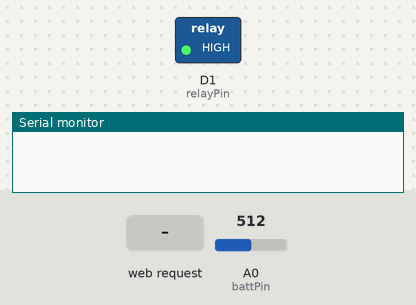
Simulated run of this sketch. Board: ESP8266 (NodeMCU). On the bench: switched loads named in the sketch (green lamp = pin HIGH), the last lines printed to the serial monitor. Inputs (shaded band) come from the test bench; at power-on: A0 (battPin) = 512. WiFi joins after 1.5 s; servers stay silent unless stated; network time is answered at once with the bench clock; the local clock reads 2024-03-15 10:24:30 at power-on unless the sketch sets it.

Above: at 0.1 s.
At 2.7 s:
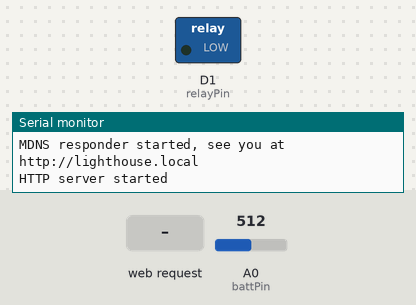
2.8 s: HTTP request GET / received
4.3 s: HTTP request GET /toggle received
Timing chart, 0 to 7.3 s (numbered marks = the images above; inputs shaded):
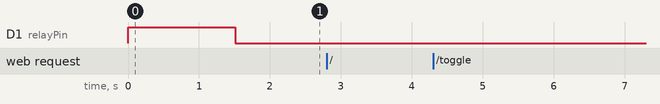

The sketch:

It_Is_wednesday_my_dudes.ino
```cpp
#include <Arduino.h>

#include <ESP8266WiFi.h>
#include <WiFiClient.h>
#include <ESP8266WebServer.h>
#include <ESP8266mDNS.h>
#include <NTPClient.h>
#include <WiFiUdp.h>

//Function declarations:
void handleRoot();
void handleToggle();
void handleNotFound();

//WIFI SETTINGS:
const char* ssid     = "FBI12";
const char* pass     = "123456yg";
//Batt:
static unsigned battPin=A0;
unsigned long ADCfiltered=1; //default to 0V
float vBatt=14;
unsigned int filterBeta=10;

// NTP settings
const long utcOffsetInSeconds = 3600;
char daysOfTheWeek[7][12] = {"Sunday", "Monday", "Tuesday", "Wednesday", "Thursday", "Friday", "Saturday"};

WiFiUDP ntpUDP;
NTPClient timeClient(ntpUDP, "pool.ntp.org", utcOffsetInSeconds);

//init http server on port 80:
ESP8266WebServer server(80);

//hardware stuff:
const unsigned int relayPin = D1;
bool lightState=true; // True=on , false=off


void setup() {
  Serial.begin(115200);
  WiFi.hostname("lighthouse");
  WiFi.mode(WIFI_STA); //neccesary?
  WiFi.begin(ssid, pass);
  pinMode(relayPin,OUTPUT);
  digitalWrite(relayPin,lightState);

  for(int a=0; a<=filterBeta; a++) ADCfiltered=((ADCfiltered*filterBeta)+analogRead(battPin))/(filterBeta+1); //low pass filtering of ADC0

  vBatt=(float)14/(float)1023*(float)ADCfiltered; //ADC -> voltage

  delay(500);

  //Serial.print("ADCfiltered @:");
  //Serial.println(ADCfiltered);

  while (WiFi.status() != WL_CONNECTED) {
    delay(500);
    Serial.print(".");
  }

  Serial.println();
  Serial.print("WiFi up!");
  Serial.print("  IPv4: ");
  Serial.println(WiFi.localIP());

  if (MDNS.begin("lighthouse")) {
    Serial.println("MDNS responder started, see you at http://lighthouse.local");
  }

  server.on("/", handleRoot);
  server.on("/toggle", handleToggle);
  server.onNotFound(handleRoot);

  timeClient.begin();
  server.begin();
  Serial.println("HTTP server started");

}

//only make conversions every 1/4 seconds, to make time for web stuff
unsigned long lastConversion = 0;
unsigned long conversionDelay = 250; //ms between ADC conversions
void loop() {

if (millis()> lastConversion+conversionDelay){
  for(int a=0; a<=filterBeta; a++) ADCfiltered=((ADCfiltered*filterBeta)+analogRead(battPin))/(filterBeta+1); //low pass filtering of ADC0
  vBatt=(float)14/(float)1023*(float)ADCfiltered; //ADC -> voltage
  lastConversion=millis();
  // Serial.print("ADCfiltered @:");
  // Serial.println(ADCfiltered);
  // Serial.print("vBatt @:");
  // Serial.println(vBatt);
}


if(vBatt<11) digitalWrite(relayPin,LOW);

server.handleClient();

yield();

}

//http stuff:
void handleRoot() {
  timeClient.update();

  String dayOfWeek = daysOfTheWeek[timeClient.getDay()];
  Serial.println(dayOfWeek);

  if(dayOfWeek == "Wednesday") {
      Serial.println("client trying to access /");
      //server.send(200, "text/plain", "hello from esp8266!");
      server.sendContent("HTTP/1.1 200 OK\r\n"); //send new p\r\nage
      server.sendContent("Content-Type: text/html\r\n");
      server.sendContent("\r\n");
      server.sendContent("<HTML>\r\n");
      server.sendContent("<HEAD>\r\n");
      server.sendContent("<meta name=\"viewport\" content=\"width=device-width, initial-scale=1\">"); //zoom to width of window
      server.sendContent("<meta name='apple-mobile-web-app-capable' content='yes' />\r\n");
      server.sendContent("<meta name='apple-mobile-web-app-status-bar-style' content='black-translucent' />\r\n");
      server.sendContent("<link rel='stylesheet' type='text/css' href='https://moore.dk/doorcss.css' />\r\n"); //External CSS
      server.sendContent("<TITLE>Is it wednesday?</TITLE>\r\n");
      server.sendContent("</HEAD>\r\n");
      server.sendContent("<BODY>\r\n");
      if(lightState) server.sendContent("<H1>Is it wednesday?</H1>\r\n");
      else server.sendContent("<H1>Lighthouse is off.</H1>\r\n");
      server.sendContent("<hr />\r\n");
      //server.sendContent("<br />\r\n");
      server.sendContent("<br />\r\n");
      if(lightState) server.sendContent("<iframe width=560 height=315 src=https://www.youtube.com/embed/du-TY1GUFGk?autoplay=1&enable_js=1 frameborder=0 allow=autoplay; autoplay; encrypted-media; gyroscope; picture-in-picture allowfullscreen></iframe>\r\n");
      else server.sendContent("<a href=\"/toggle\"\">Light that lighthouse up!</a>\r\n");
      server.sendContent("<br />\r\n");
      if(!lightState) server.sendContent("<H3>The lighthouse takes about 7 seconds to heat up</H3>");
      server.sendContent("</BODY>\r\n");
      server.sendContent("</HTML>\r\n");
    } else {
      Serial.println("client trying to access /");
      //server.send(200, "text/plain", "hello from esp8266!");
      server.sendContent("HTTP/1.1 200 OK\r\n"); //send new p\r\nage
      server.sendContent("Content-Type: text/html\r\n");
      server.sendContent("\r\n");
      server.sendContent("<HTML>\r\n");
      server.sendContent("<HEAD>\r\n");
      server.sendContent("<meta name=\"viewport\" content=\"width=device-width, initial-scale=1\">"); //zoom to width of window
      server.sendContent("<meta name='apple-mobile-web-app-capable' content='yes' />\r\n");
      server.sendContent("<meta name='apple-mobile-web-app-status-bar-style' content='black-translucent' />\r\n");
      server.sendContent("<link rel='stylesheet' type='text/css' href='https://moore.dk/doorcss.css' />\r\n"); //External CSS
      server.sendContent("<TITLE>Is it wednesday?</TITLE>\r\n");
      server.sendContent("</HEAD>\r\n");
      server.sendContent("<BODY>\r\n");
      server.sendContent("<H1>it is ");
      server.sendContent(String(dayOfWeek));
      server.sendContent("</H1>");
      server.sendContent("<hr />\r\n");
      //server.sendContent("<br />\r\n");
      server.sendContent("<br />\r\n");
      server.sendContent("<br />\r\n");
      if(!lightState) server.sendContent("<H3>The lighthouse takes about 7 seconds to heat up</H3>");
      server.sendContent("</BODY>\r\n");
      server.sendContent("</HTML>\r\n");
      }
}

void handleToggle(){

  lightState=!lightState;
  digitalWrite(relayPin,lightState);
  if(lightState)  Serial.println("light on..");
  else Serial.println("light off..");
  //reply to client with redirect to root, to update status of light in browser
  server.sendContent("HTTP/1.1 303 See Other\r\n");
    server.sendContent("Location: /\r\n");
    server.sendContent("\r\n"); //EOT
}
```
